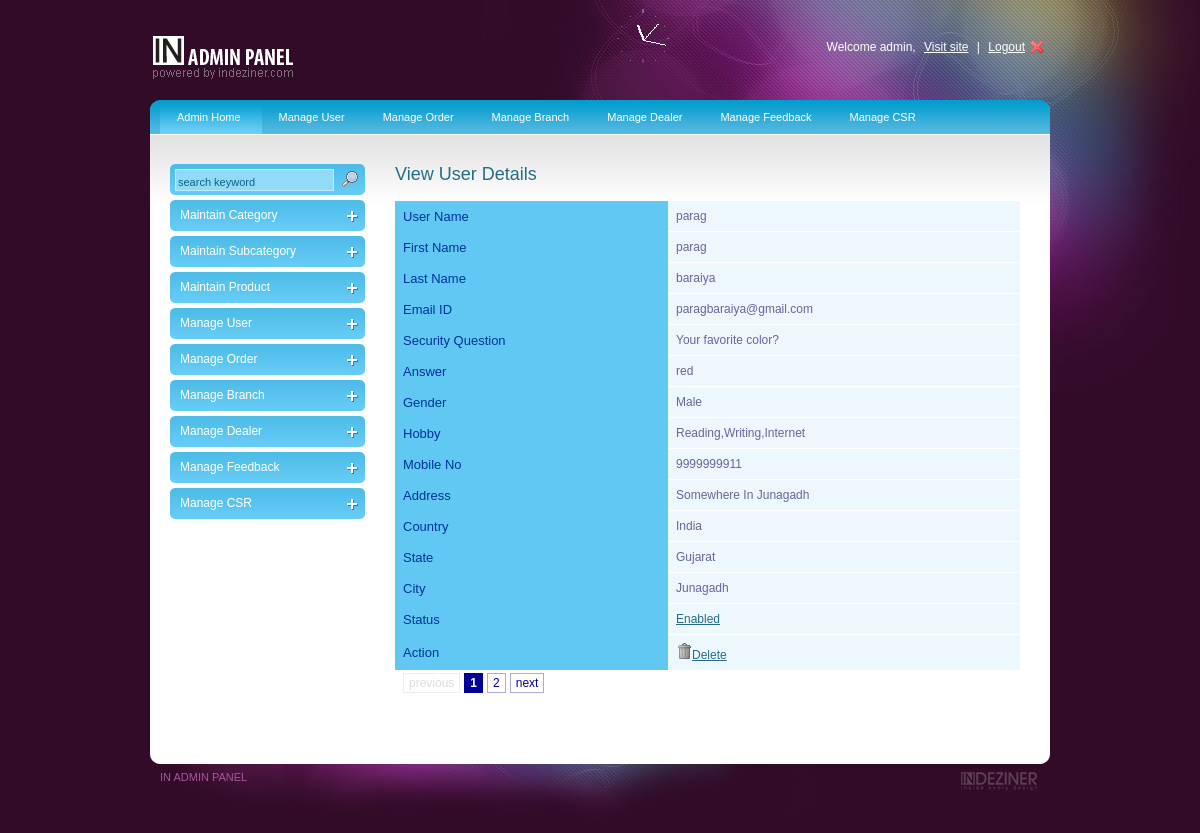
The page /admin/vuser.php (signed in) on the database its author committed.
### tables this page shows
CREATE TABLE IF NOT EXISTS `user_reg` (
  `user_id` int(11) NOT NULL AUTO_INCREMENT,
  `username` varchar(20) NOT NULL,
  `password` varchar(20) NOT NULL,
  `f_name` varchar(20) NOT NULL,
  `l_name` varchar(20) NOT NULL,
  `email` varchar(50) NOT NULL,
  `sec` varchar(200) NOT NULL,
  `ans` varchar(20) NOT NULL,
  `gender` varchar(10) NOT NULL,
  `hobby` varchar(100) NOT NULL,
  `mobile_no` varchar(20) NOT NULL,
  `address` varchar(100) NOT NULL,
  `country` int(11) NOT NULL,
  `state` int(11) NOT NULL,
  `city` int(11) NOT NULL,
  `status` varchar(10) NOT NULL DEFAULT 'Enabled',
  PRIMARY KEY (`user_id`),
  KEY `country` (`country`,`state`,`city`),
  KEY `state` (`state`),
  KEY `city` (`city`)
);

CREATE TABLE IF NOT EXISTS `country` (
  `cid` int(11) NOT NULL AUTO_INCREMENT,
  `cname` varchar(50) NOT NULL,
  PRIMARY KEY (`cid`)
);

CREATE TABLE IF NOT EXISTS `state` (
  `sid` int(11) NOT NULL AUTO_INCREMENT,
  `cid` int(11) NOT NULL,
  `sname` varchar(50) NOT NULL,
  PRIMARY KEY (`sid`),
  KEY `cid` (`cid`)
);

CREATE TABLE IF NOT EXISTS `city` (
  `ctid` int(11) NOT NULL AUTO_INCREMENT,
  `sid` int(11) NOT NULL,
  `ctname` varchar(50) NOT NULL,
  PRIMARY KEY (`ctid`),
  KEY `sid` (`sid`)
);

### admin/vuser.php (the view, shortened to what this page needs)
<?php
	$nm = $_SESSION['name'];
?>
<!DOCTYPE html PUBLIC "-//W3C//DTD XHTML 1.0 Transitional//EN" "http://www.w3.org/TR/xhtml1/DTD/xhtml1-transitional.dtd">
<html xmlns="http://www.w3.org/1999/xhtml">
<head>
<link rel="stylesheet" type="text/css" href="style.css" />
<link rel="stylesheet" type="text/css" media="all" href="niceforms-default.css" />
</head>
<body>
<div id="main_container">
	<div class="header">
    <div class="logo"><a href="#"><img src="images/logo.gif" alt="" title="" border="0" /></a></div>
    <div class="right_header">Welcome <?php echo $nm; ?>, <a href="http://localhost/furniture/">Visit site</a> | <a href="logout.php" class="logout">Logout</a></div>
    <div id="clock_a"></div>
    </div>
    <div class="main_content">
	 <div class="menu">
                   <?php
						include("menu.php");
					?>
     </div>
    <div class="center_content">
    <div class="left_content">
    		<div class="sidebar_search">
            <form>
            <input type="text" name="" class="search_input" value="search keyword" onclick="this.value=''" />
            <input type="image" class="search_submit" src="images/search.png" />
            </form>
            </div>
            <div class="sidebarmenu">
               <?php
					include("sidebar.php");
				?>
            </div>
    </div>
    <div class="right_content">
     <h2>View User Details</h2>
         <div class="form">
		 <?php
	$tbl_name="user_reg";
	$adjacents = 3;
	$query = "SELECT COUNT(*) as num FROM $tbl_name";
	$total_pages = mysql_fetch_array(mysql_query($query));
	$total_pages = $total_pages['num'];
	$targetpage = "vuser.php";
	$limit = 1;
	$page = $_GET['page'];
	if($page)
		$start = ($page - 1) * $limit;
	else
		$start = 0;
	$sql = "select $tbl_name.*,country.cname,state.sname,city.ctname from $tbl_name join country on user_reg.country=country.cid join state on $tbl_name.state=state.sid join city on $tbl_name.city=city.ctid LIMIT $start, $limit";
	$result = mysql_query($sql);
	if ($page == 0) $page = 1;
	$prev = $page - 1;
	$next = $page + 1;
	$lastpage = ceil($total_pages/$limit);
	$pagination = "";
	if($lastpage > 1)
	{
		$pagination .= "<div class=\"pagination\">";
		if ($page > 1)
			$pagination.= "<a href=\"$targetpage?page=$prev\"> previous</a>";
		else
			$pagination.= "<span class=\"disabled\"> previous</span>";
		if ($lastpage < 7 + ($adjacents * 2))
		{
			for ($counter = 1; $counter <= $lastpage; $counter++)
			{
				if ($counter == $page)
					$pagination.= "<span class=\"current\">$counter</span>";
				else
					$pagination.= "<a href=\"$targetpage?page=$counter\">$counter</a>";
			}
		}
		if ($page < $counter - 1)
			$pagination.= "<a href=\"$targetpage?page=$next\">next </a>";
		else
			$pagination.= "<span class=\"disabled\">next </span>";
		$pagination.= "</div>\n";
	}
?>
<?php
		while($r = mysql_fetch_array($result))
		{
		?>
		  <form method="post" name="frm14">
         <table align="center" cellpadding="5" cellspacing="5" id="rounded-corner">
		<tr>
			<th>User Name</th>
			<td><?php echo $r['username']; ?></td>
		</tr>
		<tr>
			<th>First Name</th>
			<td><?php echo $r['f_name']; ?></td>
		</tr>
		<tr>
			<th>Last Name</th>
			<td><?php echo $r['l_name']; ?></td>
		</tr>
		<tr>
			<th>Email ID</th>
			<td><?php echo $r['email']; ?></td>
		</tr>
		<tr>
			<th>Security Question</th>
			<td><?php echo $r['sec']; ?></td>
		</tr>
		<tr>
			<th>Answer</th>
			<td><?php echo $r['ans']; ?></td>
		</tr>
		<tr>
			<th>Gender</th>
			<td><?php echo $r['gender']; ?></td>
		</tr>
		<tr>
			<th>Hobby</th>
			<td><?php echo $r['hobby']; ?></td>
		</tr>
		<tr>
			<th>Mobile No</th>
			<td><?php echo $r['mobile_no']; ?></td>
		</tr>
		<tr>
			<th>Address</th>
			<td><?php echo $r['address']; ?></td>
		</tr>
		<tr>
			<th>Country</th>
			<td><?php echo $r['cname']; ?></td>
		</tr>
		<tr>
			<th>State</th>
			<td><?php echo $r['sname']; ?></td>
		</tr>
		<tr>
			<th>City</th>
			<td><?php echo $r['ctname']; ?></td>
		</tr>
		<tr>
			<th>Status</th>
			<td><a href="vuser.php?st_id=<?php echo $r['user_id']; ?>"><?php echo $r['status']; ?></a></td>
		</tr>
		<tr>
			<th>Action</th>
			<td><a href="vuser.php?del_id=<?php echo $r['user_id']; ?>"><img src="images/trash.png" alt="delete" title="delete" border="0" />Delete</a></td>
		</tr>
	</table>
         </form>
		<?php
		}
	?>
<?=$pagination?>
         </div>
     </div>
  </div>
    </div>
    <div class="footer">
    	<div class="left_footer">IN ADMIN PANEL</div>
    	<div class="right_footer"><a href="http://indeziner.com"><img src="images/indeziner_logo.gif" alt="" title="" border="0" /></a></div>
    </div>
</div>
</body>
</html>

### admin/style.css (style rules this page uses)
body { background:url(images/bg.jpg) no-repeat center top #310b28; font-family:Arial, Helvetica, sans-serif; padding:0; font-size:12px; margin:0 auto; color: #0e4354; }
a { color:#256c89; }
h2 { font-size:18px; color:#256c89; font-weight:normal; padding:0px 0 15px 0; margin:0px; clear:both; }
#main_container { margin:0 auto; width:900px; padding:0px 0 0px 0; }
.header { width:900px; height:100px; }
.logo { float:left; padding:35px 0 0 0; }
#clock_a { float:right; padding:15px 0 0 0; }
.right_header { width:350px; float:right; text-align:right; color:#FFFFFF; padding:40px 0 0 0; }
.right_header a { margin:0 5px 0 5px; text-decoration:underline; color:#FFFFFF; }
.right_header a.logout { background:url(images/user_logout.png) no-repeat right; padding-right:20px; }
.main_content { margin:0 auto; width:900px; height:auto; padding:0px 0 50px 0; background:url(images/menu_bg.jpg) no-repeat center top #fff; }
.footer { width:900px;height:87px;background:url(images/footer_bg.jpg) no-repeat center top; }
.left_footer { float:left;padding:25px 0 0 10px;color:#a8549b;font-size:11px; }
.right_footer { float:right;padding:25px 10px 0 0; }
.menu { font-size:11px;padding:0px 10px 0 10px; float:left; width:880px; }
.center_content { clear:both; }
.left_content { width:195px; float:left; padding:30px 0 0 20px; }
.right_content { width:625px; float:left; padding:30px 0 0 30px; }
.sidebarmenu { margin:0px 0; padding:0; width:195px; }
.sidebar_search { background:url(images/sidebar_menu_top.gif) no-repeat center; width:195px; height:31px; margin:0 0 5px 0; }
input.search_input { width:155px; height:16px; margin:5px 0 0 5px; border:1px #bdebfd solid; background:#92dbf8; padding:4px 0 0 2px; float:left; color:#096184; font-size:11px; }
input.search_submit { float:left; background:none; border:none; margin:7px 0 0 8px; }
#rounded-corner { margin:0px; width:625px; text-align: left; border-collapse: collapse; }
#rounded-corner th { padding: 8px; font-weight: normal; font-size: 13px; color: #039; background: #60c8f2; }
#rounded-corner td { padding: 8px; background: #ecf8fd; border-top: 1px solid #fff; color: #669; }
div.pagination { padding: 3px; margin: 3px; }
div.pagination a { padding: 2px 5px 2px 5px; margin: 2px; border: 1px solid #AAAADD; text-decoration: none; color: #000099; }
div.pagination span.current { padding: 2px 5px 2px 5px; margin: 2px; border: 1px solid #000099; font-weight: bold; background-color: #000099; color: #FFF; }
div.pagination span.disabled { padding: 2px 5px 2px 5px; margin: 2px; border: 1px solid #EEE; color: #DDD; }

### admin/niceforms-default.css (style rules this page uses)
.form { width:600px; float:left; clear:both; }
select, input, textarea, button { outline:none; resize:none; }

### rows shown on the page
user_reg: username "parag", f_name "parag", l_name "baraiya", email "paragbaraiya@gmail.com", sec "Your favorite color?", ans "red", gender "Male", hobby "Reading,Writing,Internet", mobile_no "9999999911", address "Somewhere In Junagadh", country.cname "India", state.sname "Gujarat", city.ctname "Junagadh", status "Enabled"

### other values the page prints
$nm "admin"
